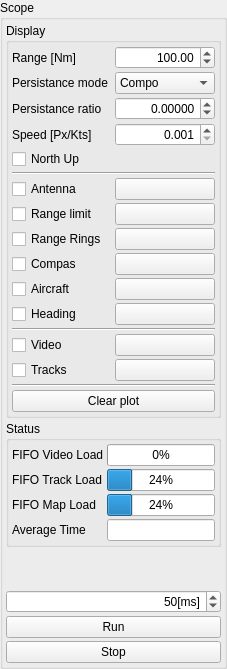
     <widget class="QGroupBox" name="gbxScope">
      <property name="title">
       <string>Scope</string>
      </property>
      <layout class="QGridLayout" name="gridLayout_8">
       <property name="leftMargin">
        <number>3</number>
       </property>
       <property name="topMargin">
        <number>3</number>
       </property>
       <property name="rightMargin">
        <number>3</number>
       </property>
       <property name="bottomMargin">
        <number>3</number>
       </property>
       <property name="spacing">
        <number>3</number>
       </property>
       <item row="4" column="0">
        <widget class="QPushButton" name="pbxRunPlot">
         <property name="text">
          <string>Run</string>
         </property>
        </widget>
       </item>
       <item row="0" column="0">
        <widget class="QGroupBox" name="groupBox_6">
         <property name="title">
          <string>Display</string>
         </property>
         <layout class="QGridLayout" name="gridLayout_6">
          <property name="leftMargin">
           <number>3</number>
          </property>
          <property name="topMargin">
           <number>3</number>
          </property>
          <property name="rightMargin">
           <number>3</number>
          </property>
          <property name="bottomMargin">
           <number>3</number>
          </property>
          <property name="spacing">
           <number>3</number>
          </property>
          <item row="3" column="1">
           <widget class="QDoubleSpinBox" name="sbxPresistance">
            <property name="alignment">
             <set>Qt::AlignRight|Qt::AlignTrailing|Qt::AlignVCenter</set>
            </property>
            <property name="decimals">
             <number>5</number>
            </property>
            <property name="minimum">
             <double>-1.000000000000000</double>
            </property>
            <property name="maximum">
             <double>1.000000000000000</double>
            </property>
            <property name="singleStep">
             <double>0.000100000000000</double>
            </property>
           </widget>
          </item>
          <item row="3" column="0">
           <widget class="QLabel" name="label_17">
            <property name="text">
             <string>Persistance ratio</string>
            </property>
           </widget>
          </item>
          <item row="11" column="0">
           <widget class="QCheckBox" name="ckxDispCompas">
            <property name="text">
             <string>Compas</string>
            </property>
           </widget>
          </item>
          <item row="8" column="1">
           <widget class="ColorPickerButton" name="pbxColorRangeLimit">
            <property name="text">
             <string/>
            </property>
           </widget>
          </item>
          <item row="4" column="0">
           <widget class="QLabel" name="label_18">
            <property name="text">
             <string>Speed [Px/Kts]</string>
            </property>
           </widget>
          </item>
          <item row="15" column="0">
           <widget class="QCheckBox" name="ckxDispVideo">
            <property name="text">
             <string>Video</string>
            </property>
           </widget>
          </item>
          <item row="11" column="1">
           <widget class="ColorPickerButton" name="pbxColorCompas">
            <property name="text">
             <string/>
            </property>
           </widget>
          </item>
          <item row="13" column="0">
           <widget class="QCheckBox" name="ckxDispHeading">
            <property name="text">
             <string>Heading</string>
            </property>
           </widget>
          </item>
          <item row="12" column="1">
           <widget class="ColorPickerButton" name="pbxColorAircraft">
            <property name="text">
             <string/>
            </property>
           </widget>
          </item>
          <item row="12" column="0">
           <widget class="QCheckBox" name="ckxDispAircraft">
            <property name="text">
             <string>Aircraft</string>
            </property>
           </widget>
          </item>
          <item row="4" column="1">
           <widget class="QDoubleSpinBox" name="sbxDisplayPxKtsRatio">
            <property name="alignment">
             <set>Qt::AlignRight|Qt::AlignTrailing|Qt::AlignVCenter</set>
            </property>
            <property name="decimals">
             <number>3</number>
            </property>
            <property name="minimum">
             <double>0.001000000000000</double>
            </property>
            <property name="maximum">
             <double>999.000000000000000</double>
            </property>
            <property name="singleStep">
             <double>0.010000000000000</double>
            </property>
           </widget>
          </item>
          <item row="16" column="0">
           <widget class="QCheckBox" name="ckxDispTracks">
            <property name="text">
             <string>Tracks</string>
            </property>
           </widget>
          </item>
          <item row="1" column="0">
           <widget class="QLabel" name="label_19">
            <property name="text">
             <string>Range [Nm] </string>
            </property>
           </widget>
          </item>
          <item row="8" column="0">
           <widget class="QCheckBox" name="ckxDispRangeLimit">
            <property name="text">
             <string>Range limit</string>
            </property>
           </widget>
          </item>
          <item row="9" column="1">
           <widget class="ColorPickerButton" name="pbxColorRangeRing">
            <property name="text">
             <string/>
            </property>
           </widget>
          </item>
          <item row="9" column="0">
           <widget class="QCheckBox" name="ckxDispRangeRings">
            <property name="text">
             <string>Range Rings</string>
            </property>
           </widget>
          </item>
          <item row="19" column="0" colspan="2">
           <widget class="QPushButton" name="pbxClearScope">
            <property name="text">
             <string>Clear plot</string>
            </property>
           </widget>
          </item>
          <item row="16" column="1">
           <widget class="ColorPickerButton" name="pbxColorTrack">
            <property name="text">
             <string/>
            </property>
           </widget>
          </item>
          <item row="13" column="1">
           <widget class="ColorPickerButton" name="pbxColorHeading">
            <property name="text">
             <string/>
            </property>
           </widget>
          </item>
          <item row="1" column="1">
           <widget class="QDoubleSpinBox" name="sbxScopeDisplayRange">
            <property name="alignment">
             <set>Qt::AlignRight|Qt::AlignTrailing|Qt::AlignVCenter</set>
            </property>
            <property name="suffix">
             <string/>
            </property>
            <property name="maximum">
             <double>9999.000000000000000</double>
            </property>
            <property name="value">
             <double>100.000000000000000</double>
            </property>
           </widget>
          </item>
          <item row="7" column="0">
           <widget class="QCheckBox" name="ckxDispAntenna">
            <property name="text">
             <string>Antenna</string>
            </property>
           </widget>
          </item>
          <item row="7" column="1">
           <widget class="ColorPickerButton" name="pbxColorAntenna">
            <property name="text">
             <string/>
            </property>
           </widget>
          </item>
          <item row="6" column="0" colspan="2">
           <widget class="Line" name="line_2">
            <property name="orientation">
             <enum>Qt::Horizontal</enum>
            </property>
           </widget>
          </item>
          <item row="14" column="0" colspan="2">
           <widget class="Line" name="line_4">
            <property name="orientation">
             <enum>Qt::Horizontal</enum>
            </property>
           </widget>
          </item>
          <item row="18" column="0" colspan="2">
           <widget class="Line" name="line_3">
            <property name="orientation">
             <enum>Qt::Horizontal</enum>
            </property>
           </widget>
          </item>
          <item row="15" column="1">
           <widget class="ColorPickerButton" name="pbxColorVideo">
            <property name="text">
             <string/>
            </property>
           </widget>
          </item>
          <item row="5" column="0">
           <widget class="QCheckBox" name="ckxNorthUp">
            <property name="text">
             <string>North Up</string>
            </property>
           </widget>
          </item>
          <item row="2" column="0">
           <widget class="QLabel" name="label_28">
            <property name="text">
             <string>Persistance mode</string>
            </property>
           </widget>
          </item>
          <item row="2" column="1">
           <widget class="QComboBox" name="cbxPresistanceMode">
            <item>
             <property name="text">
              <string>Compo</string>
             </property>
            </item>
            <item>
             <property name="text">
              <string>Pixel</string>
             </property>
            </item>
           </widget>
          </item>
         </layout>
        </widget>
       </item>
       <item row="2" column="0">
        <spacer name="verticalSpacer_2">
         <property name="orientation">
          <enum>Qt::Vertical</enum>
         </property>
         <property name="sizeHint" stdset="0">
          <size>
           <width>20</width>
           <height>40</height>
          </size>
         </property>
        </spacer>
       </item>
       <item row="1" column="0">
        <widget class="QGroupBox" name="groupBox_7">
         <property name="title">
          <string>Status</string>
         </property>
         <layout class="QGridLayout" name="gridLayout_7">
          <property name="leftMargin">
           <number>3</number>
          </property>
          <property name="topMargin">
           <number>3</number>
          </property>
          <property name="rightMargin">
           <number>3</number>
          </property>
          <property name="bottomMargin">
           <number>3</number>
          </property>
          <property name="spacing">
           <number>3</number>
          </property>
          <item row="0" column="1">
           <widget class="QProgressBar" name="pgxFifoLoad">
            <property name="value">
             <number>0</number>
            </property>
            <property name="textVisible">
             <bool>true</bool>
            </property>
            <property name="invertedAppearance">
             <bool>false</bool>
            </property>
           </widget>
          </item>
          <item row="0" column="0">
           <widget class="QLabel" name="label_7">
            <property name="text">
             <string>FIFO Video Load</string>
            </property>
           </widget>
          </item>
          <item row="1" column="1">
           <widget class="QProgressBar" name="pgxFifoTrackLoad">
            <property name="value">
             <number>24</number>
            </property>
           </widget>
          </item>
          <item row="1" column="0">
           <widget class="QLabel" name="label_6">
            <property name="text">
             <string>FIFO Track Load</string>
            </property>
           </widget>
          </item>
          <item row="3" column="0">
           <widget class="QLabel" name="label_16">
            <property name="text">
             <string>Average Time</string>
            </property>
           </widget>
          </item>
          <item row="3" column="1">
           <widget class="QLineEdit" name="tbxAverageTime"/>
          </item>
          <item row="2" column="0">
           <widget class="QLabel" name="label_33">
            <property name="text">
             <string>FIFO Map Load</string>
            </property>
           </widget>
          </item>
          <item row="2" column="1">
           <widget class="QProgressBar" name="pgxFifoMapLoad">
            <property name="value">
             <number>24</number>
            </property>
           </widget>
          </item>
         </layout>
        </widget>
       </item>
       <item row="3" column="0">
        <widget class="QSpinBox" name="sbxPlotTimer">
         <property name="alignment">
          <set>Qt::AlignRight|Qt::AlignTrailing|Qt::AlignVCenter</set>
         </property>
         <property name="suffix">
          <string>[ms]</string>
         </property>
         <property name="minimum">
          <number>10</number>
         </property>
         <property name="maximum">
          <number>9999</number>
         </property>
         <property name="value">
          <number>50</number>
         </property>
        </widget>
       </item>
       <item row="5" column="0">
        <widget class="QPushButton" name="pushButton_2">
         <property name="text">
          <string>Stop</string>
         </property>
        </widget>
       </item>
      </layout>
     </widget>
